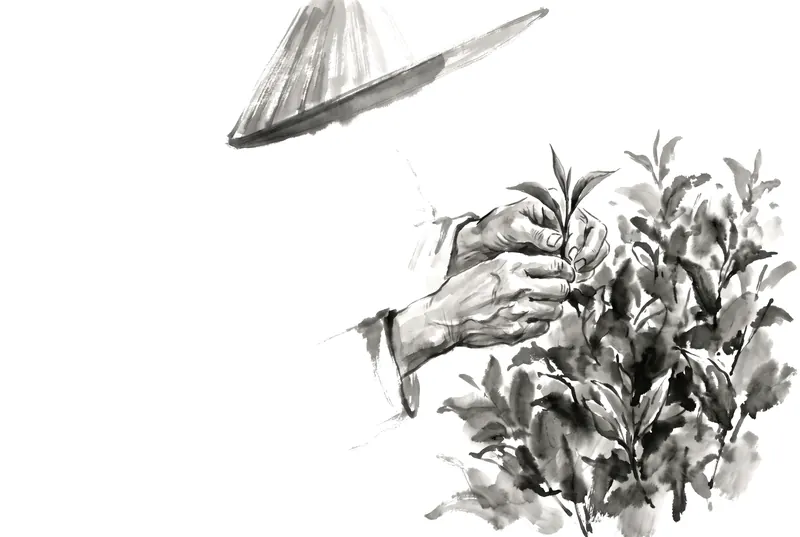
#> input picture site/assets/img/ch-hai-m.webp, 800 x 537 px, given in place of seal-raw.png, which was not available; the run also reads 2 pictures not shown here
$ python logo.py
#> lines starting #> are read from the running program, lines starting #| are printed output that depends on the picture; after the words box and inside, x2 and y2 are one past the last pixel; in counts of white or black regions, pixels touching at a corner belong together
"""SƯƠNG seal, favicons and OG image, drawn in DesignCraft (headless CLI), then aged in PIL.

usage: python tools/logo.py  -> assets/brand/* + assets/og.jpg

DesignCraft ids are deterministic: a shape frame takes 1 id, a text frame 2 (frame + story),
place.load 1, place.drop 1. The first object on a fresh doc gets id 7.
Font: Noto Serif (installed, OFL, full Vietnamese) - Cormorant is web-only here.
"""
import json
import os
import subprocess

import numpy as np
from PIL import Image, ImageFilter
from scipy import ndimage

D = os.path.expandvars(r'%LOCALAPPDATA%\Programs\DesignCraft\designcraft-cli.exe')
ROOT = os.path.dirname(os.path.dirname(os.path.abspath(__file__))).replace('\\', '/')
SW = {'Seal': '#A8322A', 'Paper': '#FFFFFF', 'Ink': '#1C1B19', 'Grey': '#8C8880'}
SERIF = ('Noto Serif', 'Bold')
PAPER = (243, 238, 227)


class Doc:
    def __init__(self, w, h):
#> called with w = 600, h = 600
        self.args = ['run', '--cmd', 'file.new=' + json.dumps({'intent': 'web', 'units': 'pixels', 'width': w, 'height': h, 'pages': 1, 'facingPages': False, 'margins': 0})]
        for n, c in SW.items():
            self.cmd('swatch.create', name=n, color=c)
        self.next = 7

    def cmd(self, cid, **p):
        self.args += ['--cmd', f'{cid}=' + json.dumps(p)]

    def shape(self, rect, fill, radius=0):
        self.cmd('frame.create', rect=rect, shape='rectangle', content='unassigned')
        i = self.next; self.next += 1
        self.cmd('object.fill', swatch=fill, ids=[i])
        self.cmd('object.stroke', swatch=fill, weight=0, ids=[i])
        if radius:
            self.cmd('object.cornerOptions', shape='rounded', size=radius, ids=[i])
        return i

    def text(self, rect, s, size, fill='Ink', align='center', font=SERIF, tracking=0):
        self.cmd('frame.create', rect=rect, content='text', text=s)
        i = self.next; self.next += 2
        self.cmd('text.selectStory', frame=i)
        self.cmd('type.char', attrs={'fontFamily': font[0], 'fontStyle': font[1], 'size': size, 'fill': fill, 'tracking': tracking})
        self.cmd({'center': 'type.alignCenter', 'left': 'type.alignLeft', 'right': 'type.alignRight'}[align])
        return i

    def place(self, path, rect):
        self.cmd('place.load', path=path); self.next += 1
        self.cmd('place.drop', x=rect[0], y=rect[1], rect=rect); self.next += 1

    def export(self, path, scale=None):
#> (the call stopped at in export, `r = subprocess.run([D] + self.args, capture_output=True, text=True)`: subprocess is not available in this run)
        if scale:
            self.args += ['--scale', str(scale)]
        self.args += ['--export', path]
        r = subprocess.run([D] + self.args, capture_output=True, text=True)
        if r.returncode:
            print(r.stdout[-800:], r.stderr[-800:])
            raise SystemExit(1)
        print('wrote', path)


def seal(d, x, y, s):
    """square vermilion seal, white inner rule, SƯƠNG carved out in white"""
    d.shape([x, y, x + s, y + s], 'Seal', radius=s * .04)
    k = s * .07
    d.shape([x + k, y + k, x + s - k, y + s - k], 'Paper', radius=s * .02)
    k2 = k + s * .018
    d.shape([x + k2, y + k2, x + s - k2, y + s - k2], 'Seal', radius=s * .02)
    d.text([x, y + s * .26, x + s, y + s * .62], 'SƯƠNG', s * .165, fill='Paper', tracking=0)
    d.text([x, y + s * .64, x + s, y + s * .82], 'TRÀ SỚM', s * .075, fill='Paper', tracking=300)


def age(src, dst, seed=5):
    """key out white, then make it look stamped: ragged edge + paper-grain speckle"""
#> called with src = 'work/seal-raw.png', dst = 'assets/brand/seal.png', seed = 5
    a = np.asarray(Image.open(src).convert('RGB')).astype(np.float32)
    red = np.array([168, 50, 42], np.float32)
    # alpha: how far from white toward the seal red (white text -> transparent)
    dist_white = np.linalg.norm(255 - a, axis=2)
    alpha = np.clip(dist_white / np.linalg.norm(255 - red), 0, 1)
    h, w = alpha.shape
#> h = 537; w = 800
    rng = np.random.default_rng(seed)
    grain = ndimage.gaussian_filter(rng.random((h, w)), 2.2)
    grain = (grain - grain.min()) / (grain.max() - grain.min())
    blot = ndimage.gaussian_filter(rng.random((h, w)), 18)
    blot = (blot - blot.min()) / (blot.max() - blot.min())
    # speckle: small holes where grain is high, more of them in the lighter blots
    holes = grain > (0.80 - blot * 0.12)
    alpha = alpha * np.where(holes, 0.35, 1.0) * (0.78 + 0.22 * (1 - blot))
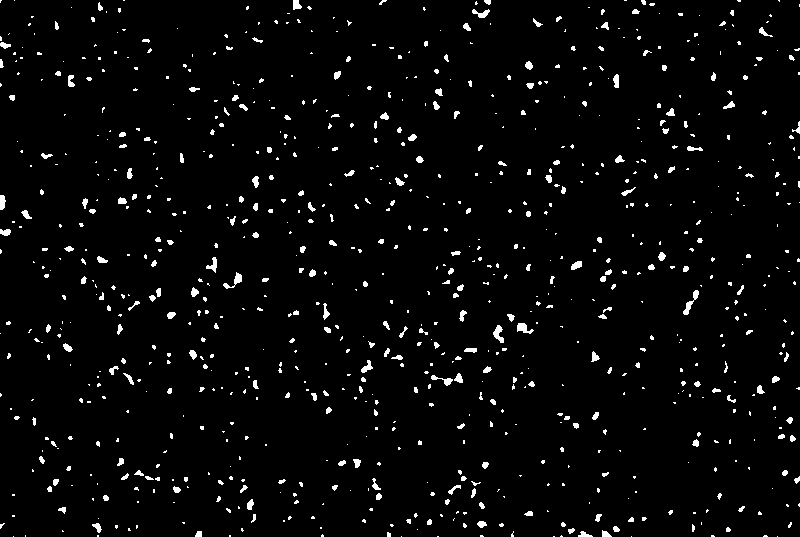
#> holes: shape (537, 800) bool; 3.1% white; 883 white regions (643 under 20 px), largest, box (x1, y1, x2, y2) and area: (683, 290, 699, 315) 123, (493, 325, 504, 343) 107, (223, 272, 242, 289) 105
    # ragged outer edge
    edge = ndimage.gaussian_filter(rng.random((h, w)), 3)
    solid = ndimage.binary_erosion(alpha > 0.5, iterations=3)
#> solid: shape (537, 800) bool; 6.1% white; 127 white regions (77 under 20 px), largest, box (x1, y1, x2, y2) and area: (515, 273, 713, 519) 9891, (504, 394, 606, 502) 3714, (235, 96, 355, 146) 1647
    rim = (alpha > 0.5) & ~solid
#> rim: shape (537, 800) bool; 8% white in thin lines or dots, all inside (x1, y1, x2, y2) = (227, 2, 794, 537)
    alpha[rim & (edge > 0.5)] *= 0.3
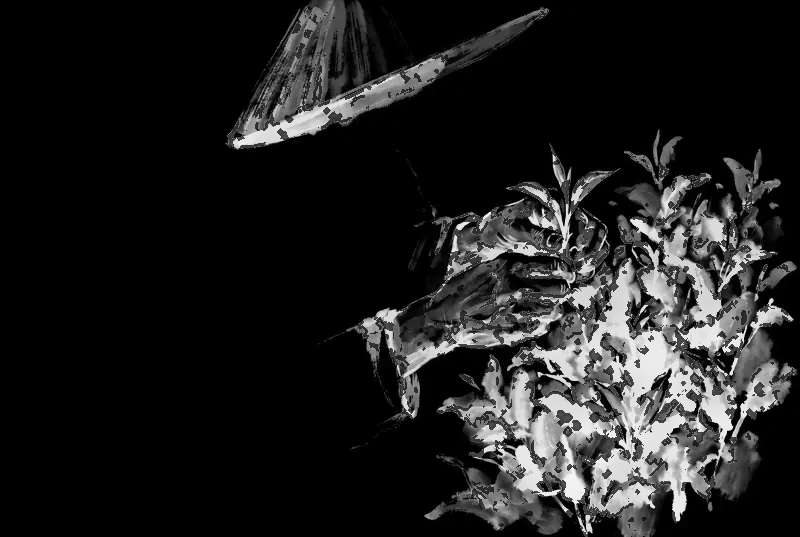
#> alpha: shape (537, 800) float64; min 0, max 0.962, mean 0.124
    alpha = ndimage.gaussian_filter(alpha, 0.6)
    out = np.zeros((h, w, 4), np.uint8)
    out[..., :3] = red
    out[..., 3] = (np.clip(alpha, 0, 1) * 255).astype(np.uint8)
    im = Image.fromarray(out, 'RGBA')
    im = im.crop(im.getchannel('A').point(lambda v: 255 if v > 10 else 0).getbbox())
    im.save(dst)
    return im


def main():
    brand = f'{ROOT}/assets/brand'
    os.makedirs(brand, exist_ok=True)
    os.makedirs(f'{ROOT}/work', exist_ok=True)

    d = Doc(600, 600)
    d.shape([0, 0, 600, 600], 'Paper')
    seal(d, 50, 50, 500)
    d.export(f'{ROOT}/work/seal-raw.png', scale=2)
    s = age(f'{ROOT}/work/seal-raw.png', f'{brand}/seal.png')
    s.resize((240, 240), Image.LANCZOS).save(f'{brand}/seal-240.webp', 'WEBP', quality=86, alpha_quality=90, method=6)
    # icons: the full seal is illegible below ~100 px, so tiny sizes get a one-letter seal "S"
    d = Doc(600, 600)
    d.shape([0, 0, 600, 600], 'Paper')
    d.shape([40, 40, 560, 560], 'Seal', radius=40)
    d.shape([82, 82, 518, 518], 'Paper', radius=18)
    d.shape([92, 92, 508, 508], 'Seal', radius=16)
    d.text([40, 95, 560, 520], 'S', 330, fill='Paper')
    d.export(f'{ROOT}/work/mark-raw.png')
#> (the call stopped at in export, `r = subprocess.run([D] + self.args, capture_output=True, text=True)`: subprocess is not available in this run)
    mk = age(f'{ROOT}/work/mark-raw.png', f'{ROOT}/work/mark.png', seed=9)
#> call 2 of age, with src = 'work/mark-raw.png', dst = 'work/mark.png', seed = 9
#> in age (call 2), `alpha = alpha * np.where(holes, 0.35, 1.0) * (0.78 + 0.22 * (1 - blot))`: holes: shape (1006, 1500) bool; 0.54% white in thin lines or dots
#> in age (call 2), `solid = ndimage.binary_erosion(alpha > 0.5, iterations=3)`: solid: shape (1006, 1500) bool; 9.4% white; 183 white regions (114 under 20 px), largest, box (x1, y1, x2, y2) and area: (856, 408, 1403, 976) 95426, (432, 104, 831, 276) 10910, (757, 583, 1053, 706) 5545
#> in age (call 2), `rim = (alpha > 0.5) & ~solid`: rim: shape (1006, 1500) bool; 5.4% white in thin lines or dots, all inside (x1, y1, x2, y2) = (425, 1, 1492, 1006)
#> in age (call 2), `im = im.crop(im.getchannel('A').point(lambda v: 255 if v > 10 else 0)...`:
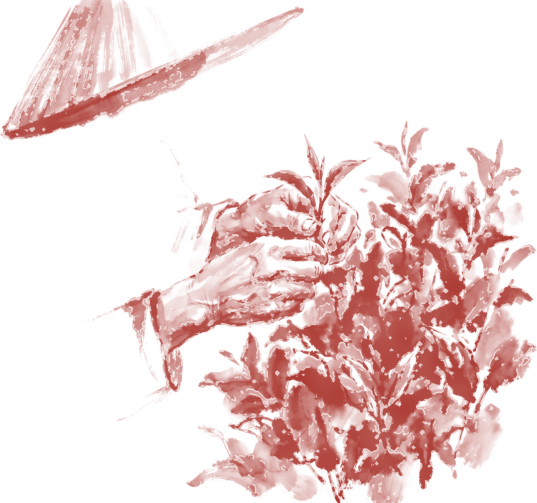
#> im: PIL image 1074x1006 RGBA (shown at 1/2 size); mean R, G, B, A 168, 50, 42, 46.8; transparent parts drawn white
    for name, size, src in [('icon-512.png', 512, s), ('icon-180.png', 180, mk), ('icon-32.png', 32, mk)]:
        bg = Image.new('RGBA', (size, size), PAPER + (255,))
        m = src.resize((round(size * .88),) * 2, Image.LANCZOS)
        bg.alpha_composite(m, ((size - m.width) // 2,) * 2)
        bg.convert('RGB').save(f'{brand}/{name}')
#> this loop made 3 passes
#> (name, size) on passes 1 to 3: ('icon-512.png', 512), ('icon-180.png', 180), ('icon-32.png', 32)
#> pass 1, in main, `bg.convert('RGB').save(f'{brand}/{name}')`:
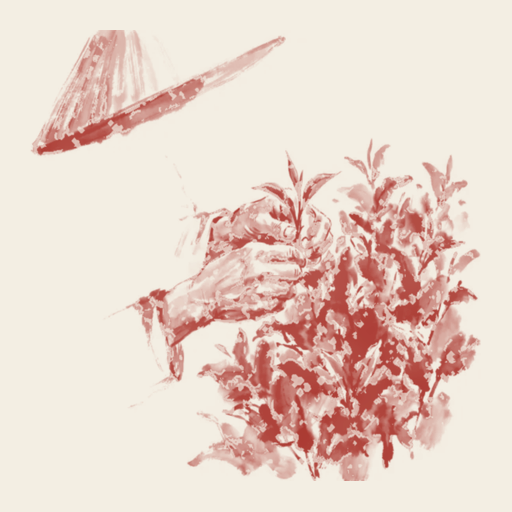
#> saved as icon-512.png: PIL image 512x512 RGB; mean R, G, B 233, 212.9, 202.3
    Image.open(f'{brand}/icon-180.png').save(f'{brand}/favicon.ico', sizes=[(16, 16), (32, 32), (48, 48)])

    # OG 1200x630: white doc (multiplied onto paper later) with hills, wordmark, line
    d = Doc(1200, 630)
    d.shape([0, 0, 1200, 630], 'Paper')
    d.place(f'{ROOT}/work/clean/hill-mid.png', [0, 250, 1200, 760])
    d.text([80, 120, 760, 290], 'SƯƠNG', 132, fill='Ink', align='left', font=('Noto Serif', 'Regular'), tracking=120)
    d.text([86, 300, 760, 360], 'Trà của sương sớm', 40, fill='Grey', align='left', font=('Noto Serif', 'Italic'))
    d.export(f'{ROOT}/work/og-raw.png')
#> (the call stopped at in export, `r = subprocess.run([D] + self.args, capture_output=True, text=True)`: subprocess is not available in this run)
    og = np.asarray(Image.open(f'{ROOT}/work/og-raw.png').convert('RGB').resize((1200, 630))).astype(np.float32) / 255
    paper = np.asarray(Image.open(f'{ROOT}/assets/img/paper-tile.webp').convert('RGB').resize((1200, 1200)).crop((0, 0, 1200, 630))).astype(np.float32) / 255
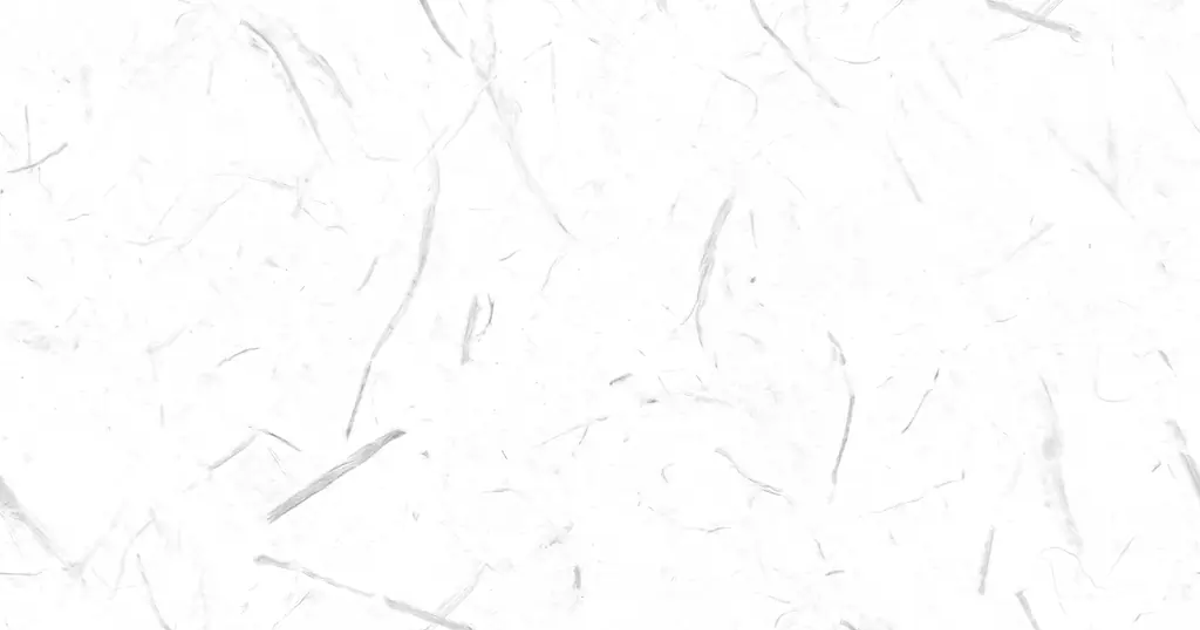
#> paper: shape (630, 1200, 3) float32; mean R, G, B 0.993, 0.993, 0.993
    base = (1 - (1 - paper) * 0.4) * (np.array(PAPER, np.float32) / 255)
    comp = Image.fromarray((og * base * 255).astype(np.uint8)).convert('RGBA')
    st = s.resize((170, 170), Image.LANCZOS)
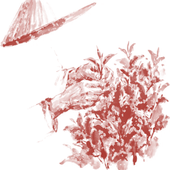
#> st: PIL image 170x170 RGBA; mean R, G, B, A 80.8, 21.9, 17.9, 43.8; transparent parts drawn white
    comp.alpha_composite(st, (960, 90))
    comp.convert('RGB').save(f'{ROOT}/assets/og.jpg', quality=88)
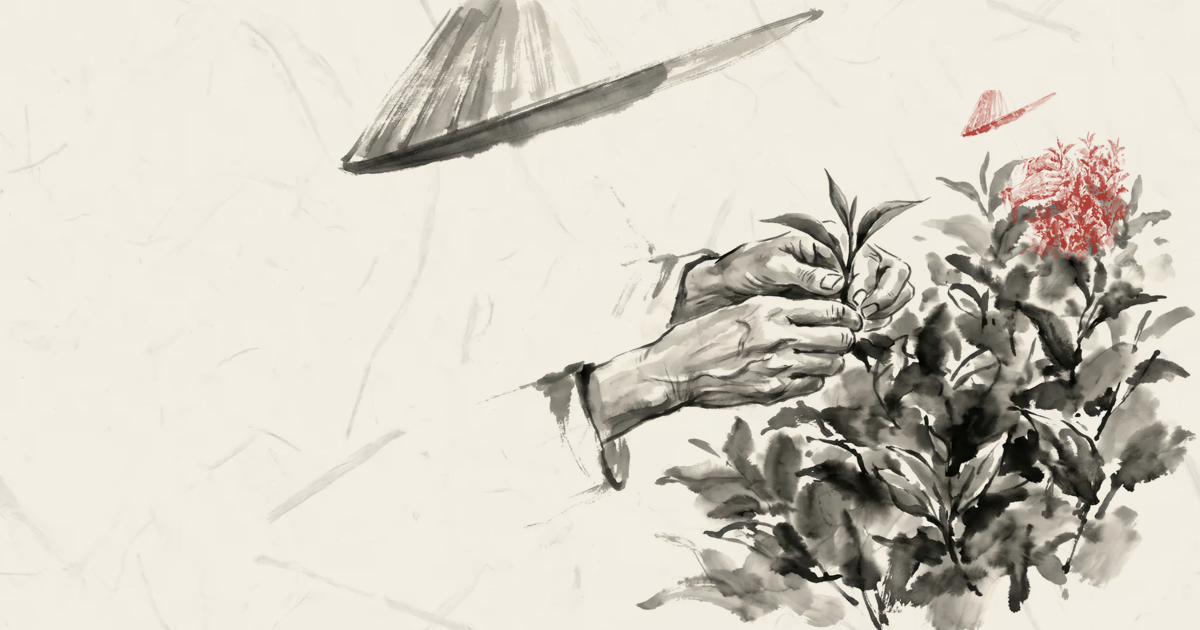
#> saved as og.jpg: PIL image 1200x630 RGB; mean R, G, B 212.9, 207.4, 196.4
    print('brand assets in', brand)


if __name__ == '__main__':
    main()
